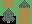

Tiled map render using the project's own tile images. Description and the whole map definition, tile-layer contents included, below:
An orthogonal 2x3 tile map with 16x8 px tiles, 2 tile layers (Tile Layer 1, green), 2 tilesets.

<map version="1.5" tiledversion="1.7.2" orientation="orthogonal" renderorder="right-down" width="2" height="3" tilewidth="16" tileheight="8" infinite="0" nextlayerid="3" nextobjectid="1">
 <properties>
  <property name="1">cool
property</property>
  <property name="2" type="float" value="1.2" />
 </properties>
 <tileset firstgid="1" source="tes3.tsx" />
 <tileset firstgid="5" source="Tileset.tsx" />
 <layer id="1" name="Tile Layer 1" width="2" height="3">
  <data encoding="csv">
0,0,
1,1,
0,0
</data>
 </layer>
 <layer id="2" name="green" width="2" height="3">
  <properties>
   <property name="1" type="float" value="1.2" />
   <property name="2">property
lines</property>
  </properties>
  <data encoding="csv">
7,0,
0,6,
6,7
</data>
 </layer>
</map>